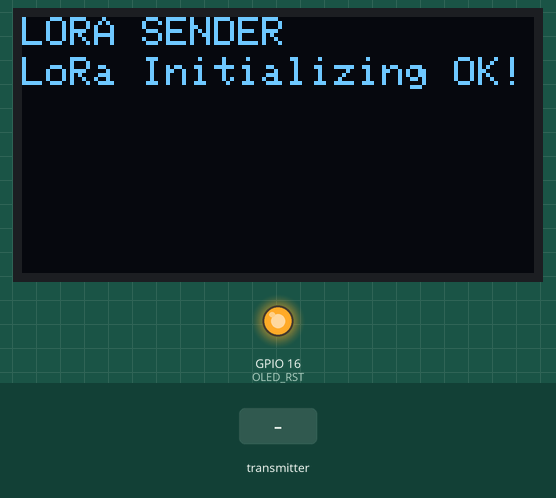
Bench run of a sketch on a simulated ESP32. On the bench: 128×64 one-colour display, output pins drawn as LEDs (lit = HIGH). The test bench sets the inputs (shaded band). WiFi joins after 1.5 s; servers stay silent unless stated; a WiFi scan finds three made-up networks; the local clock reads 2024-03-15 10:24:30 at power-on unless the sketch sets it; no radio packets arrive unless stated; no MQTT or app messages arrive unless stated; what the sketch prints to the serial monitor is not drawn.

Above: at 3.7 s.
At 6.8 s:
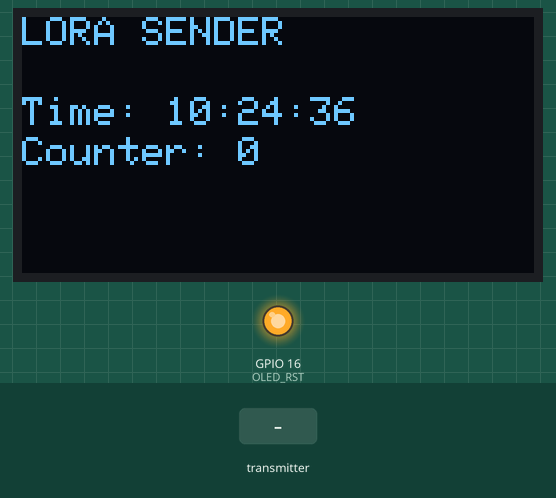
6.9 s: the transmitter starts sending temp = 0
At 9.8 s:
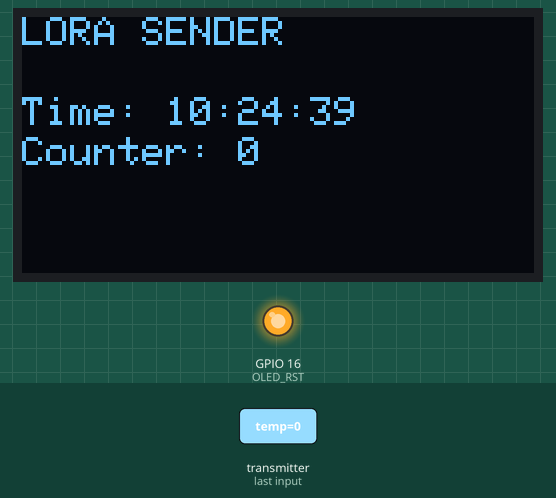
Timing chart, 0 to 11.3 s (numbered marks = the images above; inputs shaded):
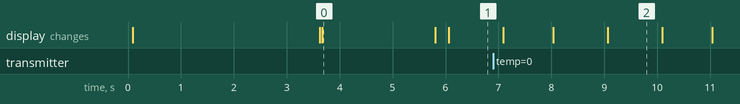

The sketch:

sketch_feb26a.ino
```cpp
//Libraries for LoRa
#include <SPI.h>
#include <LoRa.h>
#include <WiFi.h>
#include <esp_wifi.h>
#include <esp_now.h>
#include <PubSubClient.h>
#include <ctime>  // Include time library

//Libraries for OLED Display
#include <Wire.h>
#include <Adafruit_GFX.h>
#include <Adafruit_SSD1306.h>

// WiFi credentials
const char* WIFI_AP_SSID = "Vodafone-71C302";
const char* WIFI_AP_PASS = "JCb8TXb85x";

#define MQTT_SERVER "broker.mqtt-dashboard.com"
#define MQTT_PORT 1883
#define MQTT_TOPIC "IPB/Tese/a61450/data"

// Global variables
esp_now_peer_info_t peerInfo;
uint8_t channel = 1;
constexpr uint8_t MAC_ADDR1[] = {0x10, 0x06, 0x1C, 0x97, 0x9C, 0x34};
constexpr uint8_t MAC_ADDR2[] = {0x10, 0x06, 0x1C, 0x98, 0x51, 0x04};

// Define structure for received messages
struct struct_message {
    float temp;
    float hum;
};

//define the pins used by the LoRa transceiver module
#define SCK 5
#define MISO 19
#define MOSI 27
#define SS 18
#define RST 14
#define DIO0 26

//433E6 for Asia
//866E6 for Europe
//915E6 for North America
#define BAND 866E6

//OLED pins
#define OLED_SDA 4
#define OLED_SCL 15
#define OLED_RST 16
#define SCREEN_WIDTH 128 // OLED display width, in pixels
#define SCREEN_HEIGHT 64 // OLED display height, in pixels

//packet counter
int counter = 0;

Adafruit_SSD1306 display(SCREEN_WIDTH, SCREEN_HEIGHT, &Wire, OLED_RST);

struct_message incomingReadings;
uint8_t incomingMacAddr[6];
bool newDataAvailable = false;
WiFiClient espClient;
PubSubClient client(espClient);
String messageBuffer = "";
String pendingMessage = ""; // Armazena a mensagem pendente
unsigned long lastReceivedTime = 0;
const unsigned long delayTime = 60000;  // 60 segundos

void connect_esp32_wifi_network() {
    Serial.println("Connecting to WiFi...");
    WiFi.begin(WIFI_AP_SSID, WIFI_AP_PASS);
    while (WiFi.status() != WL_CONNECTED) {
        delay(500);
        Serial.print(".");
    }
    Serial.println("\nConnected!");
    Serial.print("IP Address: "); Serial.println(WiFi.localIP());
    Serial.print("MAC Address: "); Serial.println(WiFi.macAddress());
    Serial.print("WiFi channel: "); Serial.println(WiFi.channel());
}

void initEspNow() {
    if (esp_now_init() != ESP_OK) {
        Serial.println("ESP-NOW initialization failed!");
        return;
    }
    esp_now_register_recv_cb(OnDataRecv);

    esp_now_peer_info_t peerInfo = {};
    memcpy(peerInfo.peer_addr, MAC_ADDR1, 6); // Use valid MAC
    peerInfo.channel = 0;
    peerInfo.encrypt = false;
    if (esp_now_add_peer(&peerInfo) != ESP_OK) {
        Serial.println("Failed to add peer");
    }
}

void OnDataRecv(const uint8_t *macAddr, const uint8_t *incomingData, int len) {
    if (len == sizeof(incomingReadings)) {
        memcpy(&incomingReadings, incomingData, sizeof(incomingReadings));
        memcpy(incomingMacAddr, macAddr, 6);
        newDataAvailable = true;
        lastReceivedTime = millis();

        String macID = "UNKNOWN";
        if (memcmp(incomingMacAddr, MAC_ADDR1, 6) == 0) macID = "M1";
        else if (memcmp(incomingMacAddr, MAC_ADDR2, 6) == 0) macID = "M2";

        Serial.print("Received from "); Serial.print(macID);
        Serial.print(" | Temp: "); Serial.print(incomingReadings.temp);
        Serial.print(" °C, Hum: "); Serial.println(incomingReadings.hum);

        if (!messageBuffer.isEmpty()) messageBuffer += " | ";
        messageBuffer += macID + ", Temp: " + String(incomingReadings.temp, 2) + "°C, Hum: " + String(incomingReadings.hum, 2) + "%";
    }
}

void setupTime() {
    configTime(0, 0, "pool.ntp.org"); // Set NTP server
    Serial.println("Waiting for NTP time sync...");

    time_t now = time(nullptr);
    int attempt = 0;
    while (now < 24 * 3600) { // Wait until time updates from NTP
        delay(500);
        now = time(nullptr);
        Serial.print(".");
        attempt++;
        if (attempt > 30) {  // Timeout after ~15 seconds
            Serial.println("\nFailed to sync NTP time. Restarting...");
            ESP.restart();
        }
    }
    Serial.println("\nNTP time synchronized!");
}

void setup_wifi() {
    Serial.print("Connecting to WiFi...");
    WiFi.begin(WIFI_AP_SSID, WIFI_AP_PASS);

    int attempt = 0;
    while (WiFi.status() != WL_CONNECTED) {
        delay(500);
        Serial.print(".");
        attempt++;
        if (attempt > 30) {  // Timeout after ~15 seconds
            Serial.println("\nWiFi connection failed. Restarting...");
            ESP.restart();
        }
    }
    Serial.println("\nWiFi connected");
    Serial.print("IP Address: "); Serial.println(WiFi.localIP());
}

void reconnectMQTT() {
    if (!client.connected()) {
        Serial.print("Attempting MQTT connection...");
        if (client.connect("ESP32Client")) {
            Serial.println("Connected to MQTT broker");

            // Tenta enviar a mensagem pendente assim que a conexão for restabelecida
            if (!pendingMessage.isEmpty()) {
                Serial.println("Sending pending message...");
                if (client.publish(MQTT_TOPIC, pendingMessage.c_str())) {
                    Serial.println("Pending message published successfully");
                    pendingMessage = ""; // Limpa a mensagem pendente após o envio
                } else {
                    Serial.println("Failed to send pending message");
                }
            }
        } else {
            Serial.print("Failed, rc="); Serial.println(client.state());
        }
    }
}

void sendMQTTData() {
    if (!messageBuffer.isEmpty()) {
        time_t now = time(nullptr);
        struct tm *timeinfo = localtime(&now);
        char timeStr[20];
        strftime(timeStr, sizeof(timeStr), "%d/%m/%Y %H:%M:%S", timeinfo);
        messageBuffer += " | Timestamp: ";
        messageBuffer += timeStr;

        Serial.print("Publishing to MQTT: "); Serial.println(messageBuffer);

        if (client.publish(MQTT_TOPIC, messageBuffer.c_str())) {
            Serial.println("Message published successfully");
            messageBuffer = "";
            counter++;

        } else {
            Serial.println("MQTT Publish failed, storing message...");
            pendingMessage = messageBuffer; // Armazena a mensagem pendente
            messageBuffer = "";
        }
    }
}

void setup() {

  //initialize Serial Monitor
  Serial.begin(115200);
  delay(20);

  //reset OLED display via software
  pinMode(OLED_RST, OUTPUT);
  digitalWrite(OLED_RST, LOW);
  delay(20);
  digitalWrite(OLED_RST, HIGH);

  //initialize Serial Monitor (again, as in the working version)
  Serial.begin(115200);
  delay(20);

  //initialize OLED
  Wire.begin(OLED_SDA, OLED_SCL);
  if(!display.begin(SSD1306_SWITCHCAPVCC, 0x3c, false, false)) { // Address 0x3C for 128x32
    Serial.println(F("SSD1306 allocation failed"));
    for(;;); // Don't proceed, loop forever
  }

  setup_wifi();
  setupTime();
  initEspNow();

  // Scan for the network to find its channel
  int chan = 1; // Default channel if network is not found
  int32_t n = WiFi.scanNetworks();
  for (uint8_t i = 0; i < n; i++) {
    if (strcmp("Vodafone-71C302", WiFi.SSID(i).c_str()) == 0) {
      chan = WiFi.channel(i);
      break;
    }
  }

  client.setServer(MQTT_SERVER, MQTT_PORT);
    if (esp_now_init() != ESP_OK) {
        Serial.println("Error initializing ESP-NOW");
        return;
    }
    esp_now_register_recv_cb(OnDataRecv);

  display.clearDisplay();
  display.setTextColor(WHITE);
  display.setTextSize(1);
  display.setCursor(0,0);
  display.print("LORA SENDER ");
  display.display();

  Serial.println("LoRa Sender Test");

  //SPI LoRa pins
  SPI.begin(SCK, MISO, MOSI, SS);
  //setup LoRa transceiver module
  LoRa.setPins(SS, RST, DIO0);

  if (!LoRa.begin(BAND)) {
    Serial.println("Starting LoRa failed!");
    while (1);
  }
  Serial.println("LoRa Initializing OK!");
  display.setCursor(0,10);
  display.print("LoRa Initializing OK!");
  display.display();
  delay(2000);
}

void updateDisplay() {

  time_t now = time(nullptr);
  struct tm *timeinfo = localtime(&now);
  char timeStr[20];
  strftime(timeStr, sizeof(timeStr), "%H:%M:%S", timeinfo);  // Format as HH:MM:SS

  // Update OLED display
  display.clearDisplay();
  display.setCursor(0, 0);
  display.println("LORA SENDER");
  display.setCursor(0, 20);
  display.setTextSize(1);
  display.print("Time: ");
  display.print(timeStr);
  display.setCursor(0, 30);
  display.print("Counter: ");
  display.print(counter);
  display.display();

}

void loop() {
  if (WiFi.status() != WL_CONNECTED) {
       Serial.println("WiFi disconnected, reconnecting...");
       setup_wifi();
  }

    if (!client.connected()) reconnectMQTT();
    client.loop();

    if (newDataAvailable && millis() - lastReceivedTime >= delayTime) {
        sendMQTTData();
        newDataAvailable = false;
    }

  //Serial.print("Sending packet: ");
  //Serial.println(counter);

  // Send LoRa packet
  LoRa.beginPacket();
  LoRa.print("Counter: ");
  LoRa.print(counter);
  LoRa.endPacket();

  // Update OLED with time and counter
  updateDisplay();

  //delay(10000);
}
```

Measured:
- what the display in image 0 shows lasts 2.1 s, from 3.7 s to 5.8 s
- what the display in image 2 shows lasts 1.0 s, from 9.1 s to 10.1 s
